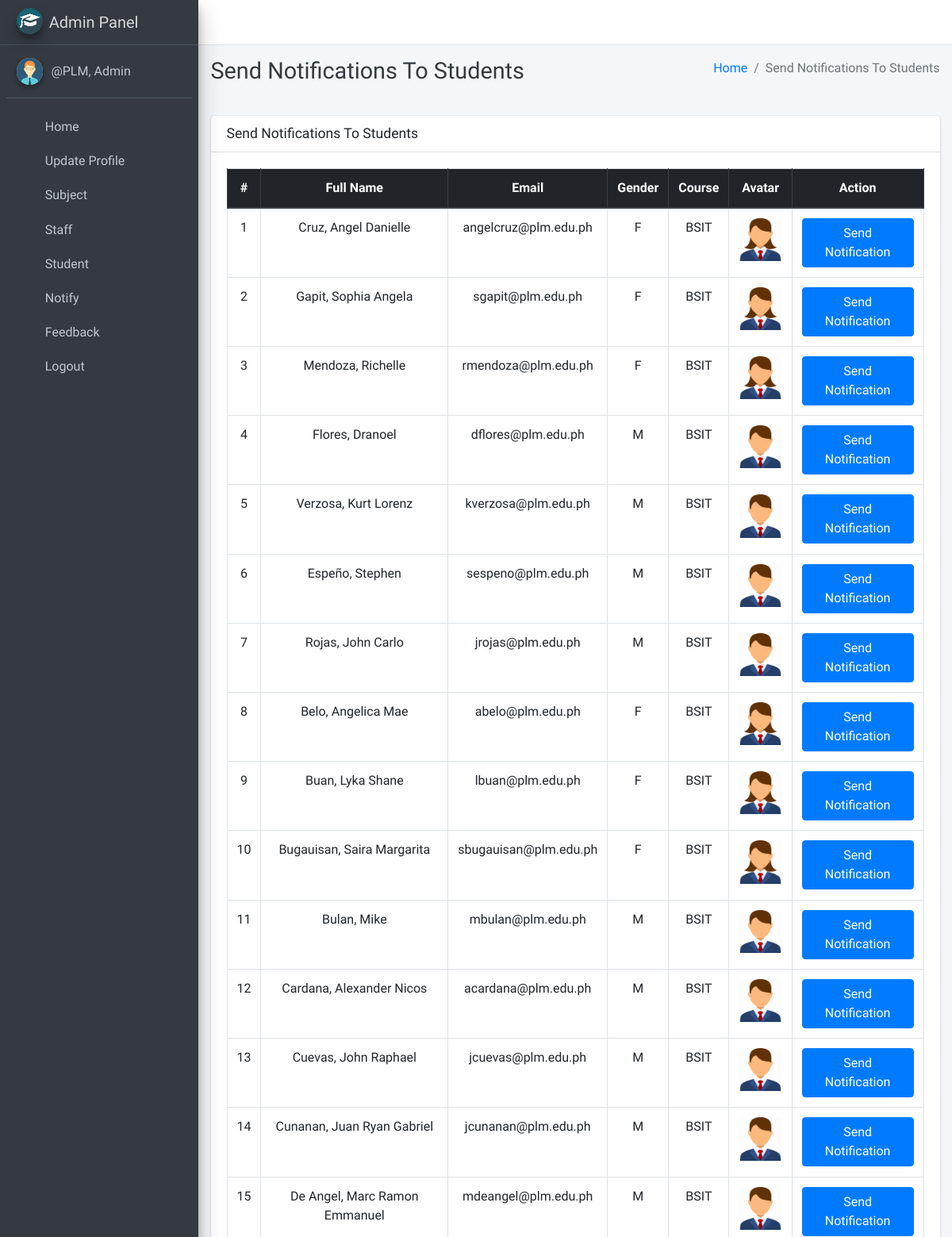
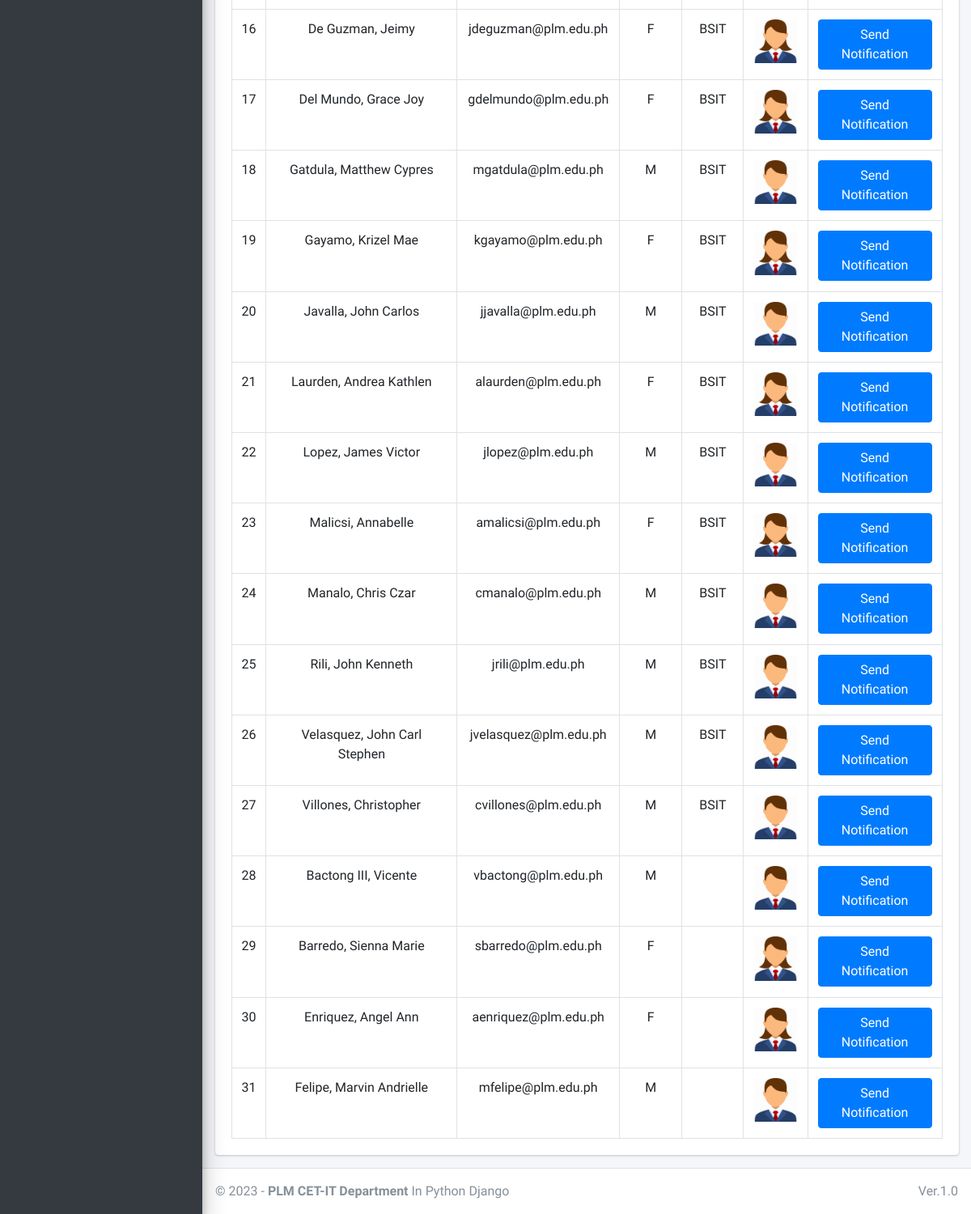
Page /admin_notify_student (signed in) on the committed database (2 pictures, top to bottom).
### main_app/models.py (models this page shows, shortened)
class CustomUser(AbstractUser):
    USER_TYPE = ((1, "HOD"), (2, "Staff"), (3, "Student"))
    GENDER = [("M", "Male"), ("F", "Female")]
    username = None  # Removed username, using email instead
    email = models.EmailField(unique=True)
    user_type = models.CharField(default=1, choices=USER_TYPE, max_length=1)
    gender = models.CharField(max_length=1, choices=GENDER)
    profile_pic = models.ImageField()
    address = models.TextField()
    fcm_token = models.TextField(default="")  # For firebase notifications
    created_at = models.DateTimeField(auto_now_add=True)
    updated_at = models.DateTimeField(auto_now=True)
    USERNAME_FIELD = "email"
    REQUIRED_FIELDS = []
    objects = CustomUserManager()
    def __str__(self):
        return self.last_name + ", " + self.first_name

class Student(models.Model):
    admin = models.OneToOneField(CustomUser, on_delete=models.CASCADE)
    course = models.ForeignKey(Course, on_delete=models.DO_NOTHING, null=True, blank=True)
    session = models.ForeignKey(Session, on_delete=models.DO_NOTHING, null=True)

class Course(models.Model):
    name = models.CharField(max_length=120)
    created_at = models.DateTimeField(auto_now_add=True)
    updated_at = models.DateTimeField(auto_now=True)

### main_app/hod_views.py (the view)
# urls.py: path("admin_notify_student", hod_views.admin_notify_student,
def admin_notify_student(request):
    student = CustomUser.objects.filter(user_type=3)
    context = {
        'page_title': "Send Notifications To Students",
        'students': student
    }
    return render(request, "hod_template/student_notification.html", context)

### main_app/templates/hod_template/student_notification.html (shortened to what this page needs)
{% extends 'main_app/base.html' %}
{% load static %}
{% block page_title %}{{page_title}}{% endblock page_title %}
{% block content %}
<section class="content">
    <div class="container-fluid">
        <div class="row">
            <div class="col-md-12">
                <div class="card">
                    <div class="card-header">
                        <h3 class="card-title">{{page_title}}</h3>
                    </div>
                    <div class="card-body">
                        <table id="example2" class="table table-bordered table-hover">
                            <thead class="thead-dark">
                                <tr align="center">
                                    <th>#</th>
                                    <th>Full Name</th>
                                    <th>Email</th>
                                    <th>Gender</th>
                                    <th>Course</th>
                                    <th>Avatar</th>
                                    <th>Action</th>
                                </tr>
                            </thead>
                            <tbody align="center">
                                {% for student in students %}
                                <tr>
                                    <td>{{ forloop.counter }}</td>
                                    <td>{{student.last_name}}, {{student.first_name}}</td>
                                    <td>{{student.email}}</td>
                                    <td>{{student.gender}}</td>
                                    <td>{{student.student.course.name}}</td>
                                    <td>
                                        {% if student.profile_pic == ""  %}
                                        No Image
                                        {% else %}
                                        <img class="img img-fluid mb-2" height="56" width="56"
                                            src="{{student.profile_pic}}" alt="">
                                        {% endif %}
                                    </td>
                                    <td><button data-toggle = "modal" data-target = "#myModal"class="btn btn-primary show_notification" value="{{student.id}}">Send Notification</button>
                                    </td>
                                </tr>
                                {% endfor %}
                            </tbody>
                        </table>
                    </div>
                </div>
            </div>
        </div>
    </div>
</section>
{% endblock content %}

### main_app/templates/main_app/sidebar_template.html (shortened to what this page needs)
{% load static %}
<aside class="main-sidebar sidebar-dark-info elevation-4">
    {% if request.user.user_type == '1' %}
    <a href="{% url 'admin_home' %}" class="brand-link">
        <img src="{% static 'dist/img/cmsl.png' %} " alt="AdminLTE Logo"
            class="brand-image img-circle elevation-3" >
        <span class="brand-text font-weight-light">Admin Panel</span>
    </a>
    <div class="sidebar">
        <div class="user-panel mt-3 pb-3 mb-3 d-flex">
            <div class="image">
                <img src="{{ request.user.profile_pic}}" class="img-circle elevation-2" alt="User Image">
            </div>
            <div class="info">
                <a href="#" class="d-block">{{user}}</a>
            </div>
        </div>
        <nav class="mt-2">
            <ul class="nav nav-pills nav-sidebar flex-column" data-widget="treeview" role="menu" data-accordion="false">
                <li class="nav-item">
                    {% url 'admin_home' as admin_home %}
                    <a href="{{admin_home}}" class="nav-link {% if admin_home == request.path %} active {% endif %}">
                        <i class="nav-icon fas fa-home"></i>
                        <p>
                            Home
                        </p>
                    </a>
                </li>
                <li class="nav-item">
                    {% url 'admin_view_profile' as admin_view_profile %}
                    <a href="{{admin_view_profile}}"
                        class="nav-link {% if admin_view_profile == request.path %} active {% endif %}">
                        <i class="nav-icon fas fa-address-card"></i>
                        <p>
                            Update Profile
                        </p>
                    </a>
                </li>
                <li class="nav-item has-treeview">
                    <a href="#" class="nav-link">
                        <i class="nav-icon fas fa-book"></i>
                        <p>
                            Subject
                            <i class="fas fa-angle-left right"></i>
                        </p>
                    </a>
                </li>
                <li class="nav-item has-treeview">
                    <a href="#" class="nav-link">
                        <i class="nav-icon fas fa-user-plus"></i>
                        <p>
                            Staff
                            <i class="fas fa-angle-left right"></i>
                        </p>
                    </a>
                </li>
                <li class="nav-item has-treeview">
                    <a href="#" class="nav-link">
                        <i class="nav-icon fas fa-user-plus"></i>
                        <p>
                            Student
                            <i class="fas fa-angle-left right"></i>
                        </p>
                    </a>
                        </li>
                 <li class="nav-item has-treeview">
                    <a href="#" class="nav-link">
                        <i class="nav-icon fas fa-bullhorn"></i>
                        <p>
                            Notify
                            <i class="fas fa-angle-left right"></i>
                        </p>
                    </a>
                </li>
                <li class="nav-item has-treeview">
                    <a href="#" class="nav-link">
                        <i class="nav-icon fas fa-comment-alt"></i>
                        <p>
                            Feedback
                            <i class="fas fa-angle-left right"></i>
                        </p>
                    </a>
                </li>
                                        {% endif %}
                                        <li class="nav-item">
                                            <a href="{% url 'user_logout' %}"
                                                onclick="return confirm('Your session would be terminated.\n\nProceed?')"
                                                class="nav-link">
                                                <i class="nav-icon fas fa-power-off"></i>
                                                <p>
                                                    Logout
                                                </p>
                                            </a>
                                        </li>
                                    </ul>
                                </nav>
                            </div>-->
    </div>

### rows in the picture
CustomUser: last_name+first_name "@PLM, Admin"
CustomUser: last_name "Cruz", first_name "Angel Danielle", email "angelcruz@plm.edu.ph", gender "F", student.course.name "BSIT"
CustomUser: last_name "Gapit", first_name "Sophia Angela", email "sgapit@plm.edu.ph", gender "F", student.course.name "BSIT"
CustomUser: last_name "Mendoza", first_name "Richelle", email "rmendoza@plm.edu.ph", gender "F", student.course.name "BSIT"
CustomUser: last_name "Flores", first_name "Dranoel", email "dflores@plm.edu.ph", gender "M", student.course.name "BSIT"
CustomUser: last_name "Verzosa", first_name "Kurt Lorenz", email "kverzosa@plm.edu.ph", gender "M", student.course.name "BSIT"
CustomUser: last_name "Espeño", first_name "Stephen", email "sespeno@plm.edu.ph", gender "M", student.course.name "BSIT"
CustomUser: last_name "Rojas", first_name "John Carlo", email "jrojas@plm.edu.ph", gender "M", student.course.name "BSIT"
CustomUser: last_name "Belo", first_name "Angelica Mae", email "abelo@plm.edu.ph", gender "F", student.course.name "BSIT"
CustomUser: last_name "Buan", first_name "Lyka Shane", email "lbuan@plm.edu.ph", gender "F", student.course.name "BSIT"
CustomUser: last_name "Bugauisan", first_name "Saira Margarita", email "sbugauisan@plm.edu.ph", gender "F", student.course.name "BSIT"
CustomUser: last_name "Bulan", first_name "Mike", email "mbulan@plm.edu.ph", gender "M", student.course.name "BSIT"
CustomUser: last_name "Cardana", first_name "Alexander Nicos", email "acardana@plm.edu.ph", gender "M", student.course.name "BSIT"
CustomUser: last_name "Cuevas", first_name "John Raphael", email "jcuevas@plm.edu.ph", gender "M", student.course.name "BSIT"
CustomUser: last_name "Cunanan", first_name "Juan Ryan Gabriel", email "jcunanan@plm.edu.ph", gender "M", student.course.name "BSIT"
CustomUser: last_name "De Angel", first_name "Marc Ramon Emmanuel", email "mdeangel@plm.edu.ph", gender "M", student.course.name "BSIT"
CustomUser: last_name "De Guzman", first_name "Jeimy", email "jdeguzman@plm.edu.ph", gender "F", student.course.name "BSIT"
CustomUser: last_name "Del Mundo", first_name "Grace Joy", email "gdelmundo@plm.edu.ph", gender "F", student.course.name "BSIT"
CustomUser: last_name "Gatdula", first_name "Matthew Cypres", email "mgatdula@plm.edu.ph", gender "M", student.course.name "BSIT"
CustomUser: last_name "Gayamo", first_name "Krizel Mae", email "kgayamo@plm.edu.ph", gender "F", student.course.name "BSIT"
CustomUser: last_name "Javalla", first_name "John Carlos", email "jjavalla@plm.edu.ph", gender "M", student.course.name "BSIT"
CustomUser: last_name "Laurden", first_name "Andrea Kathlen", email "alaurden@plm.edu.ph", gender "F", student.course.name "BSIT"
CustomUser: last_name "Lopez", first_name "James Victor", email "jlopez@plm.edu.ph", gender "M", student.course.name "BSIT"
CustomUser: last_name "Malicsi", first_name "Annabelle", email "amalicsi@plm.edu.ph", gender "F", student.course.name "BSIT"
CustomUser: last_name "Manalo", first_name "Chris Czar", email "cmanalo@plm.edu.ph", gender "M", student.course.name "BSIT"
CustomUser: last_name "Rili", first_name "John Kenneth", email "jrili@plm.edu.ph", gender "M", student.course.name "BSIT"
CustomUser: last_name "Velasquez", first_name "John Carl Stephen", email "jvelasquez@plm.edu.ph", gender "M", student.course.name "BSIT"
CustomUser: last_name "Villones", first_name "Christopher", email "cvillones@plm.edu.ph", gender "M", student.course.name "BSIT"
CustomUser: last_name "Bactong III", first_name "Vicente", email "vbactong@plm.edu.ph", gender "M", {{ student.id }} 65 (drawn)
CustomUser: last_name "Barredo", first_name "Sienna Marie", email "sbarredo@plm.edu.ph", gender "F", {{ student.id }} 66 (drawn)
CustomUser: last_name "Enriquez", first_name "Angel Ann", email "aenriquez@plm.edu.ph", gender "F", {{ student.id }} 67 (drawn)
CustomUser: last_name "Felipe", first_name "Marvin Andrielle", email "mfelipe@plm.edu.ph", gender "M", {{ student.id }} 68 (drawn)

### other values in the picture
{{ page_title }} "Send Notifications To Students"
